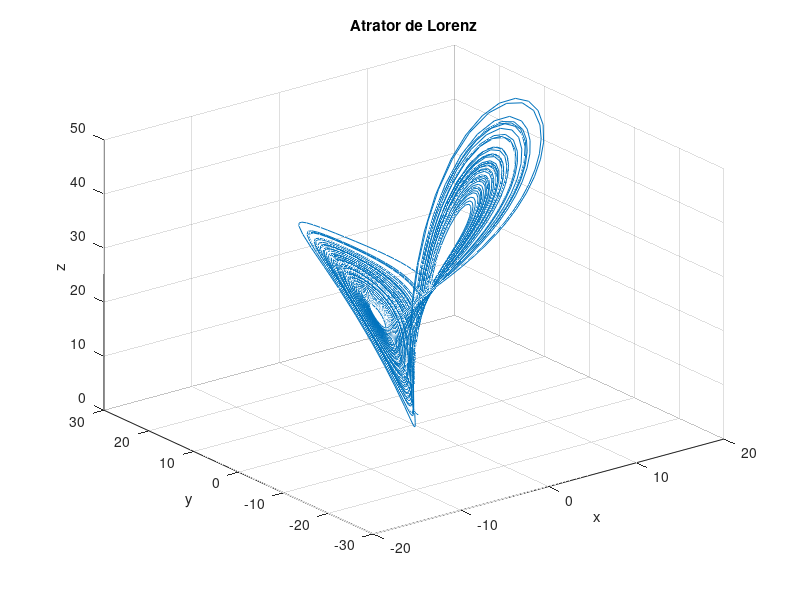

Write the MATLAB code that produced this figure.
% Este código utiliza a funçãoo ode45 para integrar numericamente as equaçõeses 
% diferenciais do Atrator de Lorenz e, em seguida, plota o retrato de fase 
% resultante utilizando a função plot3.

% Autor: Christian Danner Ramos de Carvalho

% Parâmetros do Atrator de Lorenz
sigma = 10;
rho = 28;
beta = 8/3;

% Equações diferenciais do Atrator de Lorenz
dx = @(t,x) sigma*(x(2) - x(1));
dy = @(t,x) x(1)*(rho - x(3)) - x(2);
dz = @(t,x) x(1)*x(2) - beta*x(3);

% Integração numérica das equações diferenciais
[t,x] = ode45(@(t,x) [dx(t,x) dy(t,x) dz(t,x)]', [0 100], [1 1 1]);

% Plotar retrato de fase
figure;
plot3(x(:,1), x(:,2), x(:,3));
grid on;
xlabel('x');
ylabel('y');
zlabel('z');
title('Atrator de Lorenz');
